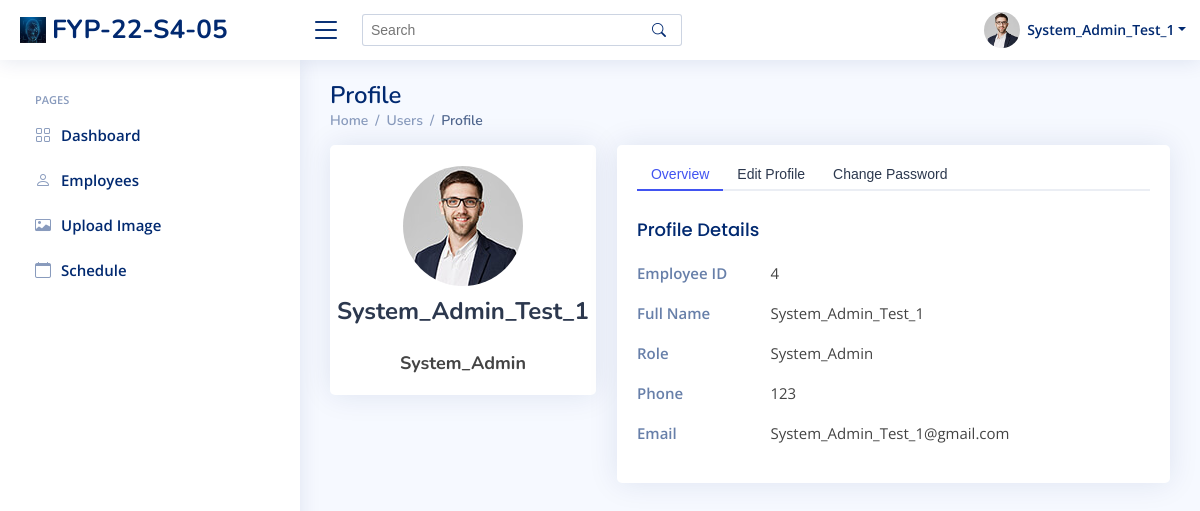
The page /sys_admin/user_profile (signed in) on the database as committed earlier.
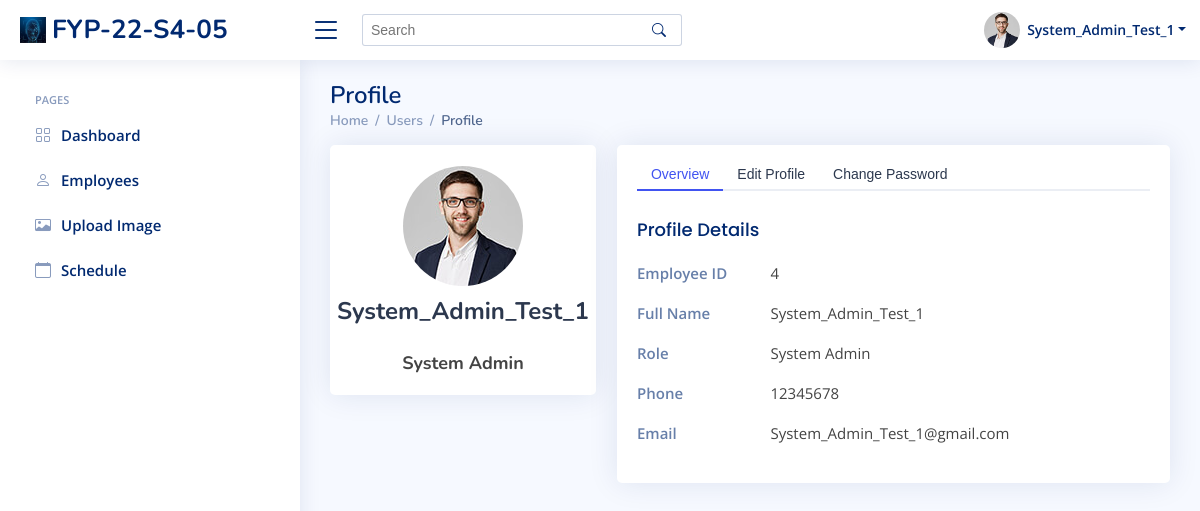
The same page on the database as committed later.
### index/models.py (models this page shows, shortened)
class Employee(models.Model):
	Employee_ID = models.IntegerField(primary_key=True)
	Full_Name = models.CharField(max_length=100)
	Phone_Number = models.CharField(max_length=100)
	Email_Address = models.EmailField()
	Role = models.ForeignKey(Role, on_delete=models.CASCADE)
	Profile_Image = models.ImageField(upload_to=user_directory_path, null=True, blank=True)
	Password = models.CharField(max_length=256)
	Start_Date = models.DateField(auto_now_add=True)

class Role(models.Model):
	Role_ID = models.IntegerField(primary_key=True)
	Role_Name = models.CharField(max_length=100)

### index/views/sys_admin.py (the view)
# urls.py: path('sys_admin/user_profile', sys_admin.user_profile, name='sys_admin_user_profile'),
def user_profile(request):
	if 'Employee_ID' in request.session:
		currentEmployee = Employee.objects.get(Employee_ID=request.session['Employee_ID'])
		if request.method == 'POST':
			if request.POST.get('form_type') == 'editProfile':
				if Role.objects.filter(Role_Name=request.POST.get('role_edit')) == 0:
					messages.error(request, 'No such role')
					return redirect('sys_admin_user_profile')
				currentEmployee.Full_Name = request.POST.get('fullName_edit')
				Role_edit = Role.objects.get(Role_Name=request.POST.get('role_edit'))
				currentEmployee.Role = Role_edit
				currentEmployee.Phone_Number = request.POST.get('phone_edit')
				currentEmployee.Email_Address = request.POST.get('email_edit')
				currentEmployee.save()
				return redirect('sys_admin_user_profile')
			elif request.POST.get('form_type') == 'changePassword':
				if request.POST.get('password') == currentEmployee.Password:
					currentEmployee.Password = request.POST.get('newpassword')
					currentEmployee.save()
					messages.info(request, 'Your password has been changed')
					return redirect('sys_admin_user_profile')
				else:
					messages.error(request, 'Your current password does not match')
					return redirect('sys_admin_user_profile')
		else:
			context = {
				'Employee_ID' : currentEmployee.Employee_ID,
				'Full_Name' : currentEmployee.Full_Name,
				'Role' : currentEmployee.Role.Role_Name,
				'Email' : currentEmployee.Email_Address,
				'Phone' : currentEmployee.Phone_Number,
			}
			return render(request, 'sys_admin/sys_admin_user_profile.html', context)
	else:
		messages.error(request, 'Please login')
		return redirect('login')

### templates/sys_admin/sys_admin_user_profile.html (shortened to what this page needs)
{% extends "index/base.html" %}
{% load static %}
{% block content %}
  <header id="header" class="header fixed-top d-flex align-items-center">
    <div class="d-flex align-items-center justify-content-between">
      <a href="{% url 'sys_admin_home' %}" class="logo d-flex align-items-center">
        <img src="../../assets/img/logo.png" alt="">
        <span class="d-none d-lg-block">FYP-22-S4-05</span>
      </a>
      <i class="bi bi-list toggle-sidebar-btn"></i>
    </div>
    <div class="search-bar">
      <form class="search-form d-flex align-items-center" method="POST" action="#">
        <input type="text" name="query" placeholder="Search" title="Enter search keyword">
        <button type="submit" title="Search"><i class="bi bi-search"></i></button>
      </form>
    </div>
    <nav class="header-nav ms-auto">
      <ul class="d-flex align-items-center">
        <li class="nav-item dropdown pe-3">
          <a class="nav-link nav-profile d-flex align-items-center pe-0" href="#" data-bs-toggle="dropdown">
            <img src="../../assets/img/profile-img.jpg" alt="Profile" class="rounded-circle">
            <span class="d-none d-md-block dropdown-toggle ps-2">{{ Full_Name }}</span>
          </a>
        </li>
      </ul>
    </nav>
  </header>
  <aside id="sidebar" class="sidebar">
    <ul class="sidebar-nav" id="sidebar-nav">
      <li class="nav-heading">Pages</li>
      <li class="nav-item">
        <a class="nav-link collapsed" href="{% url 'sys_admin_home' %}">
          <i class="bi bi-grid"></i>
          <span>Dashboard</span>
        </a>
      </li>
      <li class="nav-item">
        <a class="nav-link collapsed" href="{% url 'sys_admin_view_employees' %}">
          <i class="bi bi-person"></i>
          <span>Employees</span>
        </a>
      </li>
      <li class="nav-item">
        <a class="nav-link collapsed" href="#">
          <i class="bi bi-card-image"></i>
          <span>Upload Image</span>
        </a>
      </li>
      <li class="nav-item">
        <a class="nav-link collapsed" href="#">
          <i class="bi bi-calendar"></i>
          <span>Schedule</span>
        </a>
      </li>
  </aside>
  <main id="main" class="main">
    <div class="pagetitle">
      <h1>Profile</h1>
      <nav>
        <ol class="breadcrumb">
          <li class="breadcrumb-item"><a href="{% url 'sys_admin_home' %}">Home</a></li>
          <li class="breadcrumb-item">Users</li>
          <li class="breadcrumb-item active">Profile</li>
        </ol>
      </nav>
    </div>
    <section class="section profile">
      <div class="row">
        <div class="col-xl-4">
          <div class="card">
            <div class="card-body profile-card pt-4 d-flex flex-column align-items-center">
              <img src="../../assets/img/profile-img.jpg" alt="Profile" class="rounded-circle">
              <h2>{{ Full_Name }}</h2>
              <h3>{{ Role }}</h3>
            </div>
          </div>
        </div>
        <div class="col-xl-8">
          <div class="card">
            <div class="card-body pt-3">
              <ul class="nav nav-tabs nav-tabs-bordered">
                <li class="nav-item">
                  <button class="nav-link active" data-bs-toggle="tab" data-bs-target="#profile-overview">Overview</button>
                </li>
                <li class="nav-item">
                  <button class="nav-link" data-bs-toggle="tab" data-bs-target="#profile-edit">Edit Profile</button>
                </li>
                <li class="nav-item">
                  <button class="nav-link" data-bs-toggle="tab" data-bs-target="#profile-change-password">Change Password</button>
                </li>
              </ul>
              <div class="tab-content pt-2">
                <div class="tab-pane fade show active profile-overview" id="profile-overview">
                  <h5 class="card-title">Profile Details</h5>
                  <div class="row">
                    <div class="col-lg-3 col-md-4 label">Employee ID</div>
                    <div class="col-lg-9 col-md-8">{{ Employee_ID }}</div>
                  </div>
                  <div class="row">
                    <div class="col-lg-3 col-md-4 label ">Full Name</div>
                    <div class="col-lg-9 col-md-8">{{ Full_Name }}</div>
                  </div>
                  <div class="row">
                    <div class="col-lg-3 col-md-4 label">Role</div>
                    <div class="col-lg-9 col-md-8">{{ Role }}</div>
                  </div>
                  <div class="row">
                    <div class="col-lg-3 col-md-4 label">Phone</div>
                    <div class="col-lg-9 col-md-8">{{ Phone }}</div>
                  </div>
                  <div class="row">
                    <div class="col-lg-3 col-md-4 label">Email</div>
                    <div class="col-lg-9 col-md-8">{{ Email }}</div>
                  </div>
                </div>
              </div>
            </div>
          </div>
        </div>
      </div>
    </section>
  </main>
{% endblock content %}

### templates/index/base.html (shortened to what this page needs)
{% load static %}
<!DOCTYPE html>
<html lang="en">
<head>
  <link href="{% static 'assets/vendor/bootstrap/css/bootstrap.min.css' %}" rel="stylesheet">
  <link href="{% static 'assets/vendor/bootstrap-icons/bootstrap-icons.css' %}" rel="stylesheet">
  <link href="{% static 'assets/vendor/boxicons/css/boxicons.min.css' %}" rel="stylesheet">
  <link href="{% static 'assets/vendor/quill/quill.snow.css' %}" rel="stylesheet">
  <link href="{% static 'assets/vendor/quill/quill.bubble.css' %}" rel="stylesheet">
  <link href="{% static 'assets/vendor/remixicon/remixicon.css' %}" rel="stylesheet">
  <link href="{% static 'assets/vendor/simple-datatables/style.css' %}" rel="stylesheet">
  <link rel="stylesheet" href="https://cdnjs.cloudflare.com/ajax/libs/font-awesome/6.2.0/css/all.min.css">
  <link href='https://cdnjs.cloudflare.com/ajax/libs/fullcalendar/3.1.0/fullcalendar.print.min.css' rel='stylesheet' media='print' />
  <link href="https://cdnjs.cloudflare.com/ajax/libs/fullcalendar/3.1.0/fullcalendar.min.css" rel="stylesheet" />
  <link href="https://cdnjs.cloudflare.com/ajax/libs/semantic-ui/2.2.7/semantic.min.css" rel="stylesheet" />
  <link href="{% static 'assets/css/style.css' %}" rel="stylesheet">
</head>
{% block content %}{% endblock content %}
<body>
</body>
</html>

### static/assets/css/style.css (style rules this page uses)
:root { scroll-behavior: smooth; }
body { font-family: "Open Sans", sans-serif; background: #f6f9ff; color: #444444; }
a { color: #4154f1; text-decoration: none; }
h1, h2, h3, h4, h5, h6 { font-family: "Nunito", sans-serif; }
#main { margin-top: 60px; padding: 20px 30px; transition: all 0.3s; }
.pagetitle { margin-bottom: 10px; }
.pagetitle h1 { font-size: 24px; margin-bottom: 0; font-weight: 600; color: #012970; }
.card { margin-bottom: 30px; border: none; border-radius: 5px; box-shadow: 0px 0 30px rgba(1, 41, 112, 0.1); }
.card-title { padding: 20px 0 15px 0; font-size: 18px; font-weight: 500; color: #012970; font-family: "Poppins", sans-serif; }
.card-body { padding: 0 20px 20px 20px; }
.breadcrumb { font-size: 14px; font-family: "Nunito", sans-serif; color: #899bbd; font-weight: 600; }
.breadcrumb a { color: #899bbd; transition: 0.3s; }
.breadcrumb .breadcrumb-item::before { color: #899bbd; }
.breadcrumb .active { color: #51678f; font-weight: 600; }
.nav-tabs-bordered { border-bottom: 2px solid #ebeef4; }
.nav-tabs-bordered .nav-link { margin-bottom: -2px; border: none; color: #2c384e; }
.nav-tabs-bordered .nav-link.active { background-color: #fff; color: #4154f1; border-bottom: 2px solid #4154f1; }
.logo { line-height: 1; }
@media (min-width: 1200px) { .logo { width: 280px; } }
.logo img { max-height: 26px; margin-right: 6px; }
.logo span { font-size: 26px; font-weight: 700; color: #012970; font-family: "Nunito", sans-serif; }
.header { transition: all 0.5s; z-index: 997; height: 60px; box-shadow: 0px 2px 20px rgba(1, 41, 112, 0.1); background-color: #fff; padding-left: 20px; }
.header .toggle-sidebar-btn { font-size: 32px; padding-left: 10px; cursor: pointer; color: #012970; }
.header .search-bar { min-width: 360px; padding: 0 20px; }
.header .search-form { width: 100%; }
.header .search-form input { border: 0; font-size: 14px; color: #012970; border: 1px solid rgba(1, 41, 112, 0.2); padding: 7px 38px 7px 8px; border-radius: 3px; transition: 0.3s; width: 100%; }
.header .search-form button { border: 0; padding: 0; margin-left: -30px; background: none; }
.header .search-form button i { color: #012970; }
.header-nav ul { list-style: none; }
.header-nav>ul { margin: 0; padding: 0; }
.header-nav .nav-profile { color: #012970; }
.header-nav .nav-profile img { max-height: 36px; }
.header-nav .nav-profile span { font-size: 14px; font-weight: 600; }
.sidebar { position: fixed; top: 60px; left: 0; bottom: 0; width: 300px; z-index: 996; transition: all 0.3s; padding: 20px; overflow-y: auto; scrollbar-width: thin; scrollbar-color: #aab7cf transparent; box-shadow: 0px 0px 20px rgba(1, 41, 112, 0.1); background-color: #fff; }
@media (min-width: 1200px) { #main, #footer { margin-left: 300px; } }
.sidebar-nav { padding: 0; margin: 0; list-style: none; }
.sidebar-nav li { padding: 0; margin: 0; list-style: none; }
.sidebar-nav .nav-item { margin-bottom: 5px; }
.sidebar-nav .nav-heading { font-size: 11px; text-transform: uppercase; color: #899bbd; font-weight: 600; margin: 10px 0 5px 15px; }
.sidebar-nav .nav-link { display: flex; align-items: center; font-size: 15px; font-weight: 600; color: #4154f1; transition: 0.3; background: #f6f9ff; padding: 10px 15px; border-radius: 4px; }
.sidebar-nav .nav-link i { font-size: 16px; margin-right: 10px; color: #4154f1; }
.sidebar-nav .nav-link.collapsed { color: #012970; background: #fff; }
.sidebar-nav .nav-link.collapsed i { color: #899bbd; }
.profile .profile-card img { max-width: 120px; }
.profile .profile-card h2 { font-size: 24px; font-weight: 700; color: #2c384e; margin: 10px 0 0 0; }
.profile .profile-card h3 { font-size: 18px; }
.profile .profile-overview .row { margin-bottom: 20px; font-size: 15px; }
.profile .profile-overview .card-title { color: #012970; }
.profile .profile-overview .label { font-weight: 600; color: rgba(1, 41, 112, 0.6); }

Rows that differ between the two databases and show on the page:
changed Employee "System_Admin_Test_1": Phone_Number "123" → "12345678"
changed Role: Role_Name "System_Admin" → "System Admin"
